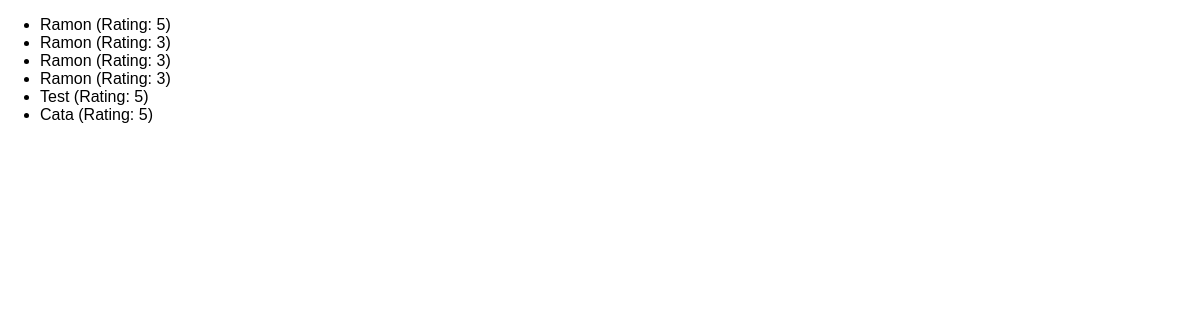
The app's page /reviews with its own data.
### reviews/models.py (models this page shows, shortened)
class Review(models.Model):
    user_name = models.CharField(max_length=100)
    review_text = models.TextField()
    rating = models.IntegerField()

### reviews/views.py (the view)
# urls.py: path("reviews", views.ReviewListView.as_view()),
class ReviewListView(ListView):
    template_name = 'reviews/review_list.html'
    model = Review
    context_object_name = 'reviews'

### reviews/templates/reviews/review_list.html (shortened to what this page needs)
{% extends 'reviews/base.html' %}
{% block content %}
    <ul>
        {% for review in reviews %}
        <li> {{ review.user_name }} (Rating: {{ review.rating }}) </li>
        {% endfor %}
    </ul>
{% endblock %}

### reviews/static/reviews/styles.css (style rules this page uses)
body { font-family: sans-serif; margin: 0; }

### records on screen
Review: user_name "Ramon", rating "5"
Review: user_name "Ramon", rating "3"
Review: user_name "Ramon", rating "3"
Review: user_name "Ramon", rating "3"
Review: user_name "Test", rating "5"
Review: user_name "Cata", rating "5"
